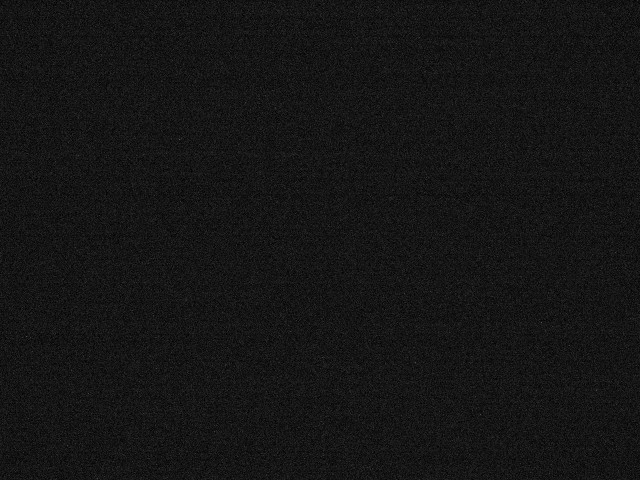
#> input picture data/img/20240120.bmp, 1280 x 960 px, found by its file name (shown at 1/2 size); its folder holds only this picture in this run
$ python raman.py
#> lines starting #> are read from the running program, lines starting #| are printed output that depends on the picture
### RamanSpectrum_repository.py
import matplotlib.pyplot as plt
import pandas as pd
import cv2
from scipy.sparse import csc_matrix
from scipy.sparse import spdiags
import scipy.sparse.linalg as spla
import numpy as np
from scipy import signal
import csv


class RamanSpectrumProcessor:
    def __init__(self):
        self.image = None
        self.csv_file = None
        self.paramAsLS = [10**3.5, 0.00005]  # paramAsLS = [ lam , p ]
        self.paramSG = [80, 5]  # paramSG = [ dn , poly ]

    def read_img(self, img_name):
        self.image = cv2.imread(f"data/img/{img_name}", cv2.IMREAD_UNCHANGED)
        # 画像の読み込みに失敗した場合
        if self.image is None:
            print("Failed to read the image.")
            exit(1)
        else:
            print("Successfully read the image.")
        return self.image

    def pixel_to_wavenumber(self, pixel):
        # kaiserの式のマジックナンバーたちは、設計に基づいた数値であることに注意
        # kaiser = 1.87970 * 10**4 - 10**7 / (532 + (633 - 532) / 1440 * pixel)
        kaiser = 5000 * pixel / 1440
        return kaiser

    def get_raman_intensity(self):
        img = self.image
        height, width = img.shape[:2]
        raman_intensity = []
        for x in range(width):
            sum_intensity = 0
            # 垂直方向の画素の合計を計算
            for y in range(height):
                intensity_of_pixel = img[y, x]
                sum_intensity += intensity_of_pixel
            # 画素の合計を高さで割って平均を求める
            raman_intensity.append(sum_intensity / height)
        return raman_intensity

    def get_raman_wavenumber(self):
        img = self.image
        height, width = img.shape[:2]
        raman_wavenumber = []
        for x in range(width):
            raman_wavenumber.append(self.pixel_to_wavenumber(x))
        return raman_wavenumber

    def get_spectrum_graph(self, file_name):
        raman_intensity = self.get_raman_intensity()
        raman_wavenumber = self.get_raman_wavenumber()
        plt.xlabel("Wavenumber (cm-1)")
        plt.ylabel("Raman Intensity")
        plt.plot(raman_wavenumber, raman_intensity)
        plt.savefig(f"data/img/{file_name}")
        print("Successfully saved the graph.")

    # [105 lines left out: functions get_spectrum_csv, bitchange, open_csv, baseline_als, SGs, outFigCSV and 1 more, not called in this run]

### raman.py
from RamanSpectrum_repository import RamanSpectrumProcessor

if __name__ == '__main__':
    processor = RamanSpectrumProcessor()
    key = ""
    while key != "q":
        print("Press p to proceed or press q to quit")
        img_name = input("Enter the name of the image file: <img_name>.png/.jpg/.bmp\n")
#> the answer given: data/img/20240120.bmp
        processor.read_img(img_name)
#> in read_img, self.image is the input picture: shape (960, 1280); min 0, max 255, mean 21.1
        key = input("[Next: graph] Press p to proceed or press q to quit\n")
        graph_file_name = input("Enter the name of the graph file: ")
#> the answer given: data/img/20240120.bmp
        if graph_file_name == "":
            img_name.split(".")[0]
            graph_file_name = f"{img_name.split('.')[0]}_graph.png"
        processor.get_spectrum_graph(graph_file_name)
#> after the loop in get_raman_intensity, `for x in range(width):`: raman_intensity = 1280 values, max 22.71 at index 425, min 19.05 at index 21, mean 21.12
#> in get_spectrum_graph, `plt.savefig(f"data/img/{file_name}")`:
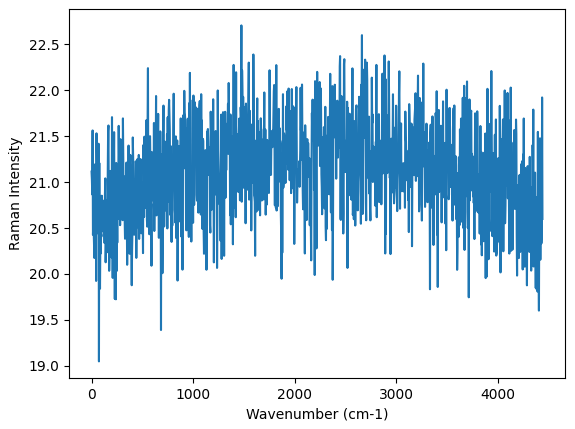
#> figure drawn by matplotlib, 1 panel; curve peaks at x = 1475.7, y = 22.71
#> (the run stopped early here; a loop or call above may not have finished)
